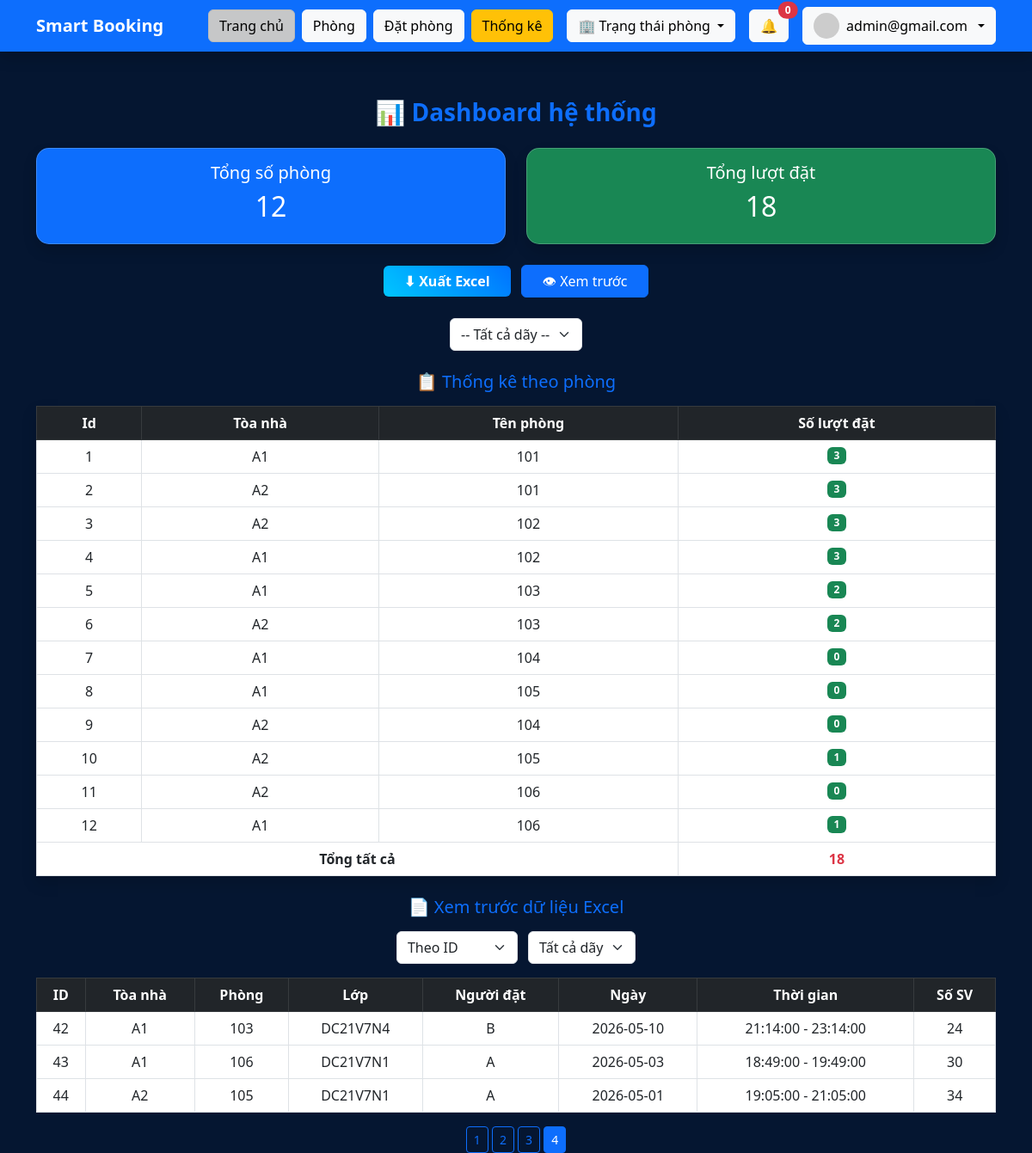
The page /dashboard.php?sort=id&page=4&building=0 (signed in) on the database its author committed.
### tables this page shows
CREATE TABLE IF NOT EXISTS `bookings` (
  `id` int(11) NOT NULL AUTO_INCREMENT,
  `room_id` int(11) DEFAULT NULL,
  `date` date DEFAULT NULL,
  `time_start` time DEFAULT NULL,
  `time_end` time DEFAULT NULL,
  `status` varchar(20) DEFAULT 'active',
  `created_at` timestamp NOT NULL DEFAULT current_timestamp(),
  `user_name` varchar(100) DEFAULT NULL,
  `purpose` varchar(50) DEFAULT NULL,
  `students` int(11) DEFAULT NULL,
  `note` text DEFAULT NULL,
  `class` varchar(50) DEFAULT NULL,
  `building_id` int(11) DEFAULT NULL,
  PRIMARY KEY (`id`),
  KEY `idx_room_date` (`room_id`,`date`)
);

CREATE TABLE IF NOT EXISTS `buildings` (
  `id` bigint(20) UNSIGNED NOT NULL AUTO_INCREMENT,
  `name` varchar(100) NOT NULL,
  PRIMARY KEY (`id`)
);

CREATE TABLE IF NOT EXISTS `rooms` (
  `id` int(11) NOT NULL AUTO_INCREMENT,
  `name` varchar(50) DEFAULT NULL,
  `capacity` int(11) DEFAULT NULL,
  `status` varchar(20) DEFAULT 'available',
  `building_id` int(11) DEFAULT NULL,
  PRIMARY KEY (`id`)
);

### dashboard.php (the view, shortened to what this page needs)
<?php
include 'config.php';
include 'navbar.php';
$sort = isset($_GET['sort']) ? $_GET['sort'] : 'id';
$building_filter = isset($_GET['building']) ? (int)$_GET['building'] : 0;
switch ($sort) {
    default:
        $order = "bookings.id ASC";
}
$limit = 5;
$page = isset($_GET['page']) ? (int)$_GET['page'] : 1;
$start = ($page - 1) * $limit;
$where = "";
?>
<link rel="stylesheet" href="style.css">
<div class="container mt-4">
    <h3 class="text-center mb-4 main-title">📊 Dashboard hệ thống</h3>
    <div class="row">
        <?php
        $r = mysqli_fetch_row(mysqli_query($conn, "SELECT COUNT(*) FROM rooms"));
        $b = mysqli_fetch_row(mysqli_query($conn, "SELECT COUNT(*) FROM bookings"));
        ?>
        <div class="col-md-6">
            <div class="card text-white bg-primary shadow">
                <div class="card-body text-center">
                    <h5>Tổng số phòng</h5>
                    <h2><?= $r[0] ?></h2>
                </div>
            </div>
        </div>
        <div class="col-md-6">
            <div class="card text-white bg-success shadow">
                <div class="card-body text-center">
                    <h5>Tổng lượt đặt</h5>
                    <h2><?= $b[0] ?></h2>
                </div>
            </div>
        </div>
    </div>
    <div class="mt-4 text-center">
        <a href="export.php" class="btn btn-success px-4">⬇ Xuất Excel</a>
        <button onclick="togglePreview()" class="btn btn-primary px-4 ms-2">👁 Xem trước</button>
    </div>
    <div class="text-center mt-4">
        <form method="GET">
            <select name="building" onchange="this.form.submit()" class="form-select w-auto d-inline">
                <option value="">-- Tất cả dãy --</option>
            </select>
        </form>
    </div>
    <div class="mt-4">
        <h5 class="text-center mb-3 text-primary">📋 Thống kê theo phòng</h5>
        <table class="table table-bordered text-center shadow">
            <thead class="table-dark">
                <tr>
                    <th>Id</th>
                    <th>Tòa nhà</th>
                    <th>Tên phòng</th>
                    <th>Số lượt đặt</th>
                </tr>
            </thead>
            <tbody>
                <?php
                $data = mysqli_query($conn, "
                    SELECT rooms.name, buildings.name AS building_name, COUNT(bookings.id) total
                    FROM rooms
                    LEFT JOIN bookings ON rooms.id = bookings.room_id
                    LEFT JOIN buildings ON rooms.building_id = buildings.id
                    $where
                    GROUP BY rooms.id
                ");
                $i = 1;
                while ($row = mysqli_fetch_assoc($data)) {
                    echo "<tr>
                        <td>{$i}</td>
                        <td>{$row['building_name']}</td>
                        <td>{$row['name']}</td>
                        <td><span class='badge bg-success'>{$row['total']}</span></td>
                    </tr>";
                    $i++;
                }
                ?>
            </tbody>
            <tfoot>
                <?php
                if ($building_filter > 0) {
                    $totalQuery = mysqli_query($conn, "
                        SELECT COUNT(*)
                        FROM bookings
                        JOIN rooms ON bookings.room_id = rooms.id
                        WHERE rooms.building_id = $building_filter
                    ");
                } else {
                    $totalQuery = mysqli_query($conn, "SELECT COUNT(*) FROM bookings");
                }
                $totalAll = mysqli_fetch_row($totalQuery);
                ?>
                <tr>
                    <th colspan="3">Tổng tất cả</th>
                    <th class="text-danger"><?= $totalAll[0] ?></th>
                </tr>
            </tfoot>
        </table>
    </div>
    <div id="preview" class="mt-4" style="display: <?= isset($_GET['sort']) || isset($_GET['page']) ? 'block' : 'none'; ?>;">
        <h5 class="text-center mb-3 text-primary">📄 Xem trước dữ liệu Excel</h5>
        <div class="text-center mb-3">
            <form method="GET">
                <select name="sort" onchange="this.form.submit()" class="form-select w-auto d-inline">
                    <option value="id" <?= $sort == 'id' ? 'selected' : '' ?>>Theo ID</option>
                </select>
                <select name="building" onchange="this.form.submit()" class="form-select w-auto d-inline ms-2">
                    <option value="">Tất cả dãy</option>
                </select>
            </form>
        </div>
        <table class="table table-bordered text-center">
            <thead class="table-dark">
                <tr>
                    <th>ID</th>
                    <th>Tòa nhà</th>
                    <th>Phòng</th>
                    <th>Lớp</th>
                    <th>Người đặt</th>
                    <th>Ngày</th>
                    <th>Thời gian</th>
                    <th>Số SV</th>
                </tr>
            </thead>
            <tbody>
                <?php
                $sql = "
                    SELECT bookings.*, rooms.name AS room_name, buildings.name AS building_name
                    FROM bookings
                    JOIN rooms ON bookings.room_id = rooms.id
                    LEFT JOIN buildings ON rooms.building_id = buildings.id
                    $where
                    ORDER BY $order
                    LIMIT $start, $limit
                ";
                $res = mysqli_query($conn, $sql);
                while ($row = mysqli_fetch_assoc($res)) {
                    $time = $row['time_start'] . " - " . $row['time_end'];
                    echo "<tr>
                        <td>{$row['id']}</td>
                        <td>{$row['building_name']}</td>
                        <td>{$row['room_name']}</td>
                        <td>{$row['class']}</td>
                        <td>{$row['user_name']}</td>
                        <td>{$row['date']}</td>
                        <td>{$time}</td>
                        <td>{$row['students']}</td>
                    </tr>";
                }
                ?>
            </tbody>
        </table>
        <div class="text-center mt-3">
            <?php
            if ($building_filter > 0) {
                $totalQuery = mysqli_query($conn, "
                    SELECT COUNT(*)
                    FROM bookings
                    JOIN rooms ON bookings.room_id = rooms.id
                    WHERE rooms.building_id = $building_filter
                ");
            } else {
                $totalQuery = mysqli_query($conn, "SELECT COUNT(*) FROM bookings");
            }
            $total = mysqli_fetch_row($totalQuery)[0];
            $pages = ceil($total / $limit);
            for ($i = 1; $i <= $pages; $i++) {
                echo "<a href='?sort=$sort&page=$i&building=$building_filter'
                        class='btn btn-sm " . ($i == $page ? 'btn-primary' : 'btn-outline-primary') . "'>
                        $i
                      </a> ";
            }
            ?>
        </div>
    </div>
</div>

### style.css (style rules this page uses)
.card { background: #e9ecef; backdrop-filter: blur(12px); border-radius: 15px; border: 1px solid rgba(255, 255, 255, 0.2); color: white; transition: 0.3s; }
.btn-success { background: linear-gradient(45deg, #00c6ff, #0072ff); border: none; font-weight: bold; }
.main-title { color: #0d6efd; font-weight: bold; }

### rows shown on the page
bookings: id "42", buildings.name "A1", room.name "103", class "DC21V7N4", user_name "B", date "2026-05-10", time "21:14:00 - 23:14:00", students "24"
bookings: id "43", buildings.name "A1", room.name "106", class "DC21V7N1", user_name "A", date "2026-05-03", time "18:49:00 - 19:49:00", students "30"
bookings: id "44", buildings.name "A2", room.name "105", class "DC21V7N1", user_name "A", date "2026-05-01", time "19:05:00 - 21:05:00", students "34"

### other values the page prints
$_SESSION['user'] "admin@gmail.com"
$r[0] "12"
$b[0] "18"
$row['building_name'] "A1"
$row['name'] "101"
$row['total'] "3"
$row['building_name'] "A2"
$row['name'] "102"
$row['name'] "103"
$row['total'] "2"
$row['name'] "104"
$row['total'] "0"
$row['name'] "105"
$row['total'] "1"
$row['name'] "106"
